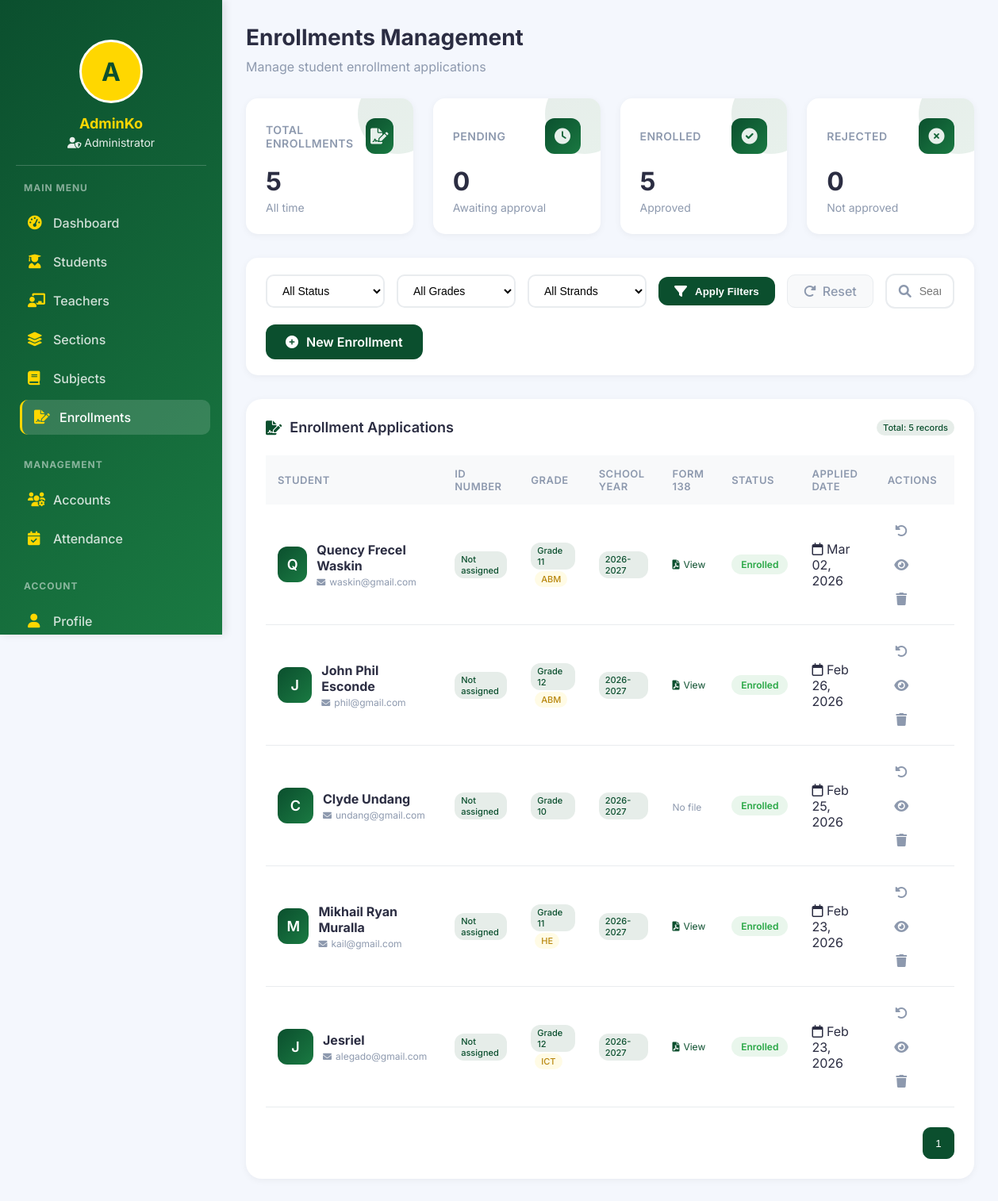
The app's page /admin/enrollments.php (signed in), older data.
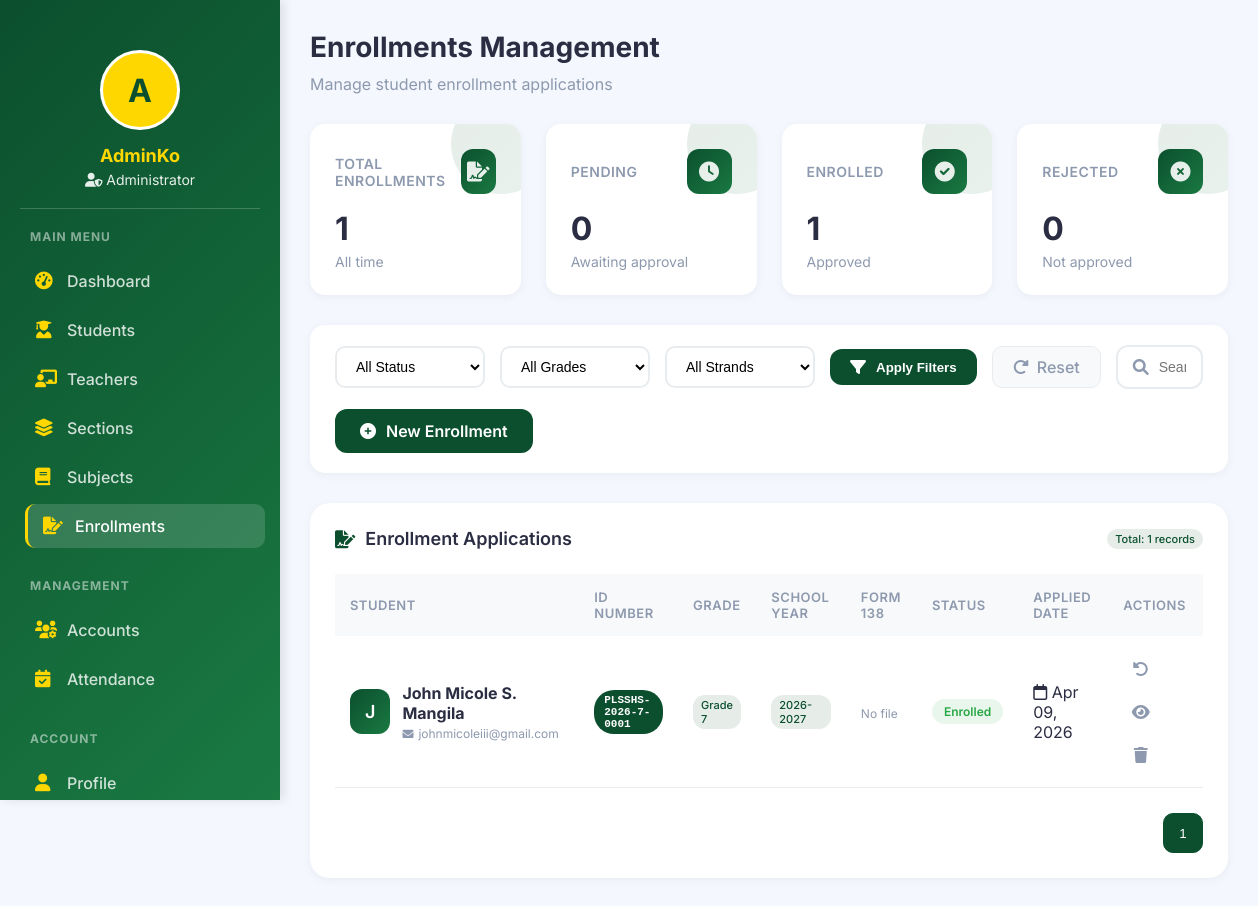
The same page, newer data.
### tables this page shows
CREATE TABLE `enrollments` (
  `id` int(11) NOT NULL,
  `student_id` int(11) NOT NULL,
  `grade_id` int(11) NOT NULL,
  `section_id` int(11) DEFAULT NULL,
  `school_year` varchar(20) NOT NULL,
  `status` enum('Pending','Enrolled','Rejected') DEFAULT 'Pending',
  `strand` varchar(50) DEFAULT NULL,
  `form_138` varchar(255) DEFAULT NULL,
  `created_at` timestamp NOT NULL DEFAULT current_timestamp(),
  `good_moral` varchar(255) DEFAULT NULL,
  `psa_birth` varchar(255) DEFAULT NULL,
  `student_type` enum('new','continuing','transferee') DEFAULT 'new',
  `form_137` varchar(255) DEFAULT NULL,
  `psa_birth_cert` varchar(255) DEFAULT NULL,
  `good_moral_cert` varchar(255) DEFAULT NULL,
  `certificate_of_completion` varchar(255) DEFAULT NULL,
  `id_pictures` varchar(255) DEFAULT NULL,
  `medical_cert` varchar(255) DEFAULT NULL,
  `entrance_exam_result` varchar(255) DEFAULT NULL,
  `other_documents` text DEFAULT NULL
);

CREATE TABLE `users` (
  `id` int(11) NOT NULL,
  `id_number` varchar(50) DEFAULT NULL,
  `firstname` varchar(100) DEFAULT NULL,
  `middlename` varchar(50) DEFAULT NULL,
  `lastname` varchar(100) DEFAULT NULL,
  `birthdate` date DEFAULT NULL,
  `gender` enum('Male','Female','Other') DEFAULT NULL,
  `fullname` varchar(100) DEFAULT NULL,
  `email` varchar(100) DEFAULT NULL,
  `password` varchar(255) DEFAULT NULL,
  `role` enum('Admin','Registrar','Teacher','Student') DEFAULT NULL,
  `status` enum('pending','approved','rejected') NOT NULL DEFAULT 'pending',
  `two_factor_enabled` tinyint(1) NOT NULL DEFAULT 0,
  `two_factor_last_used` timestamp NULL DEFAULT NULL,
  `two_factor_verified` tinyint(1) NOT NULL DEFAULT 0,
  `last_password_change` timestamp NULL DEFAULT NULL,
  `approved_by` int(11) DEFAULT NULL,
  `approved_at` timestamp NULL DEFAULT NULL,
  `rejection_reason` text DEFAULT NULL,
  `created_at` timestamp NOT NULL DEFAULT current_timestamp(),
  `profile_picture` varchar(255) DEFAULT NULL
);

CREATE TABLE `grade_levels` (
  `id` int(11) NOT NULL,
  `grade_name` varchar(20) DEFAULT NULL
);

### admin/enrollments.php (the view, shortened to what the changed rows need)
<?php
include("../config/database.php");
$query = "
    SELECT e.*,
           u.fullname,
           u.email,
           u.id_number,
           g.grade_name
    FROM enrollments e
    JOIN users u ON e.student_id = u.id
    JOIN grade_levels g ON e.grade_id = g.id
    WHERE 1=1
";
$params = [];
$query .= " ORDER BY e.created_at DESC";
$enrollments_stmt = $conn->prepare($query);
$enrollments_stmt->execute($params);
$enrollments = $enrollments_stmt->fetchAll(PDO::FETCH_ASSOC);
$total_stmt = $conn->query("SELECT COUNT(*) as count FROM enrollments");
$total_enrollments = $total_stmt->fetch(PDO::FETCH_ASSOC)['count'];
$enrolled_stmt = $conn->query("SELECT COUNT(*) as count FROM enrollments WHERE status = 'Enrolled'");
$enrolled_count = $enrolled_stmt->fetch(PDO::FETCH_ASSOC)['count'];
?>
<!DOCTYPE html>
<html lang="en">
<head>
    <link rel="stylesheet" href="https://cdnjs.cloudflare.com/ajax/libs/font-awesome/6.0.0/css/all.min.css">
</head>
<body>
    <div class="app-container">
        <div class="main-content">
            <div class="dashboard-header">
                <h1>Enrollments Management</h1>
            </div>
            <div class="stats-container">
                <div class="stat-card">
                    <div class="stat-header">
                        <h3>Total Enrollments</h3>
                        <div class="stat-icon">
                        </div>
                    </div>
                    <div class="stat-number"><?php echo $total_enrollments; ?></div>
                    <div class="stat-label">All time</div>
                </div>
                <div class="stat-card">
                    <div class="stat-header">
                        <h3>Enrolled</h3>
                        <div class="stat-icon">
                        </div>
                    </div>
                    <div class="stat-number"><?php echo $enrolled_count; ?></div>
                    <div class="stat-label">Approved</div>
                </div>
            </div>
            <div class="table-card">
                <div class="table-header">
                    <h3><i class="fas fa-file-signature"></i> Enrollment Applications</h3>
                    <span class="grade-tag">Total: <?php echo count($enrollments); ?> records</span>
                </div>
                <div class="table-container">
                    <table class="enrollments-table">
                        <thead>
                            <tr>
                                <th>Student</th>
                                <th>ID Number</th>
                                <th>Grade</th>
                                <th>School Year</th>
                                <th>Form 138</th>
                                <th>Status</th>
                                <th>Applied Date</th>
                                <th>Actions</th>
                            </tr>
                        </thead>
                        <tbody>
                            <?php if(count($enrollments) > 0): ?>
                                <?php foreach($enrollments as $enrollment): ?>
                                    <tr>
                                        <td>
                                            <div class="student-info">
                                                <div class="student-avatar">
                                                    <?php echo strtoupper(substr($enrollment['fullname'], 0, 1)); ?>
                                                </div>
                                                <div class="student-details">
                                                    <h4><?php echo htmlspecialchars($enrollment['fullname']); ?></h4>
                                                    <span><i class="fas fa-envelope"></i> <?php echo htmlspecialchars($enrollment['email']); ?></span>
                                                </div>
                                            </div>
                                        </td>
                                        <td>
                                            <?php if($enrollment['id_number']): ?>
                                                <span class="id-number-badge"><?php echo $enrollment['id_number']; ?></span>
                                            <?php else: ?>
                                                <span class="grade-tag">Not assigned</span>
                                            <?php endif; ?>
                                        </td>
                                        <td>
                                            <span class="grade-tag"><?php echo htmlspecialchars($enrollment['grade_name']); ?></span>
                                            <?php if($enrollment['strand']): ?>
                                                <span class="strand-tag"><?php echo htmlspecialchars($enrollment['strand']); ?></span>
                                            <?php endif; ?>
                                        </td>
                                        <td>
                                            <span class="grade-tag"><?php echo htmlspecialchars($enrollment['school_year']); ?></span>
                                        </td>
                                        <td>
                                            <?php if($enrollment['form_138']): ?>
                                                <a href="../<?php echo $enrollment['form_138']; ?>" target="_blank" class="document-link">
                                                    <i class="fas fa-file-pdf"></i> View
                                                </a>
                                            <?php else: ?>
                                                <span style="color: var(--text-secondary); font-size: 12px;">No file</span>
                                            <?php endif; ?>
                                        </td>
                                        <td>
                                            <span class="badge badge-<?php echo strtolower($enrollment['status']); ?>">
                                                <?php echo $enrollment['status']; ?>
                                            </span>
                                        </td>
                                        <td>
                                            <span class="activity-time">
                                                <i class="far fa-calendar"></i>
                                                <?php echo date('M d, Y', strtotime($enrollment['created_at'])); ?>
                                            </span>
                                        </td>
                                        <td>
                                            <div class="action-btns">
                                                <?php if($enrollment['status'] == 'Pending'): ?>
                                                    <a href="?approve=<?php echo $enrollment['id']; ?>" class="btn-icon btn-approve" title="Approve (Generates ID)" onclick="return confirm('Approve this enrollment? This will generate a student ID number.')">
                                                        <i class="fas fa-check-circle"></i>
                                                    </a>
                                                    <a href="?reject=<?php echo $enrollment['id']; ?>" class="btn-icon btn-reject" title="Reject" onclick="return confirm('Reject this enrollment?')">
                                                        <i class="fas fa-times-circle"></i>
                                                    </a>
                                                <?php elseif($enrollment['status'] == 'Enrolled'): ?>
                                                    <a href="?pending=<?php echo $enrollment['id']; ?>" class="btn-icon btn-pending" title="Move to Pending" onclick="return confirm('Change status to pending? This will not remove the ID number.')">
                                                        <i class="fas fa-undo-alt"></i>
                                                    </a>
                                                <?php elseif($enrollment['status'] == 'Rejected'): ?>
                                                    <a href="?pending=<?php echo $enrollment['id']; ?>" class="btn-icon btn-pending" title="Move to Pending" onclick="return confirm('Change status to pending?')">
                                                        <i class="fas fa-undo-alt"></i>
                                                    </a>
                                                <?php endif; ?>
                                                <a href="view_enrollment.php?id=<?php echo $enrollment['id']; ?>" class="btn-icon btn-view" title="View Details">
                                                    <i class="fas fa-eye"></i>
                                                </a>
                                                <a href="?delete=<?php echo $enrollment['id']; ?>" class="btn-icon btn-delete" title="Delete"
                                                   onclick="return confirm('Are you sure you want to delete this enrollment record?')">
                                                    <i class="fas fa-trash"></i>
                                                </a>
                                            </div>
                                        </td>
                                    </tr>
                                <?php endforeach; ?>
                            <?php endif; ?>
                        </tbody>
                    </table>
                </div>
            </div>
        </div>
    </div>
</body>
</html>

Row changes from the older to the newer data that the page shows:
removed enrollments: student.fullname "Q", student.fullname "Quency Frecel Waskin", student.email "waskin@gmail.com", shows "Not assigned", grade.grade_name "Grade 11", strand "ABM", school_year "2026-2027", status "Enrolled", created_at "Mar 02, 2026"
removed enrollments: student.fullname "J", student.fullname "John Phil Esconde", student.email "phil@gmail.com", shows "Not assigned", grade.grade_name "Grade 12", strand "ABM", school_year "2026-2027", status "Enrolled", created_at "Feb 26, 2026"
removed enrollments: student.fullname "C", student.fullname "Clyde Undang", student.email "undang@gmail.com", shows "Not assigned", grade.grade_name "Grade 10", school_year "2026-2027", shows "No file", status "Enrolled", created_at "Feb 25, 2026"
removed enrollments: student.fullname "M", student.fullname "Mikhail Ryan Muralla", student.email "kail@gmail.com", shows "Not assigned", grade.grade_name "Grade 11", strand "HE", school_year "2026-2027", status "Enrolled", created_at "Feb 23, 2026"
removed enrollments: student.fullname "J", student.fullname "Jesriel", student.email "alegado@gmail.com", shows "Not assigned", grade.grade_name "Grade 12", strand "ICT", school_year "2026-2027", status "Enrolled", created_at "Feb 23, 2026"
added enrollments: student.fullname "J", student.fullname "John Micole S. Mangila", student.email "johnmicoleiii@gmail.com", student.id_number "PLSSHS-2026-7-0001", grade.grade_name "Grade 7", school_year "2026-2027", shows "No file", status "Enrolled", created_at "Apr 09, 2026"
Text that changed along with them:
$total_enrollments: "5" → "1"
$enrolled_count: "5" → "1"
count($enrollments): "5" → "1"
